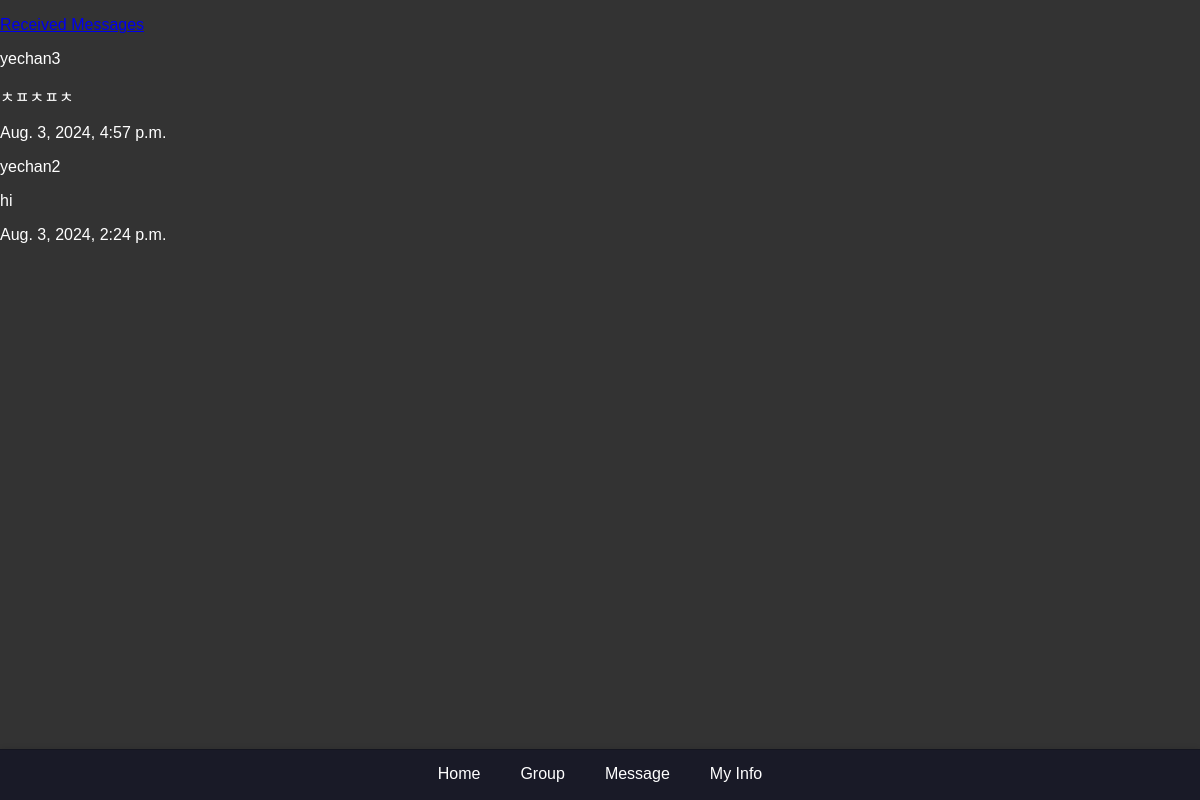
The app's page /message/sent/ (signed in) with its own data.
### message/models.py (models this page shows)
class message(models.Model):
    sender = models.ForeignKey(CustomUser, related_name='sent_message', on_delete=models.CASCADE)
    receiver = models.ForeignKey(CustomUser, related_name='received_message', on_delete=models.CASCADE)
    content = models.TextField()
    timestamp = models.DateTimeField(auto_now_add=True)

### main/models.py (models this page shows)
class CustomUser(AbstractUser):
    following = models.ManyToManyField(
        "self", #User 인스턴스가 다른 인스턴스 참조
        verbose_name="팔로우 중인 사용자들",
        related_name="followers",
        symmetrical=False,
        through="relationship.Relationship"
    )

### message/views.py (the view)
# urls.py: path('sent/', sent_list, name="sent_list"),
@login_required
def sent_list(request):
    sent_messages= message.objects.filter(sender=request.user).order_by('-timestamp')
    return render(request, 'sent_list.html', {'sent_messages':sent_messages})

### message/templates/sent_list.html
{% extends "base.html" %} {% block title %}Sent Messages List{% endblock %}
{%block content %}
<p><a href="{% url 'received_list' %}">Received Messages</a></p>
{% for sent_message in sent_messages %}
<p>{{ sent_message.receiver }}</p>
<p>{{ sent_message.content }}</p>
<p>{{ sent_message.timestamp }}</p>
{% endfor %} {% endblock %}

### main/static/css/styles.css (style rules this page uses)
body { margin: 0; }

### main/static/css/group.css (style rules this page uses)
body { font-family: Arial, sans-serif; background-color: #1c1c1e; color: #fff; }
body { font-family: Arial, sans-serif; background-color: #333; color: #fff; margin: 0; padding: 0; }

### records on screen
message: receiver "yechan3", content "ㅊㅍㅊㅍㅊ", timestamp "Aug. 3, 2024, 4:57 p.m."
message: receiver "yechan2", content "hi", timestamp "Aug. 3, 2024, 2:24 p.m."
